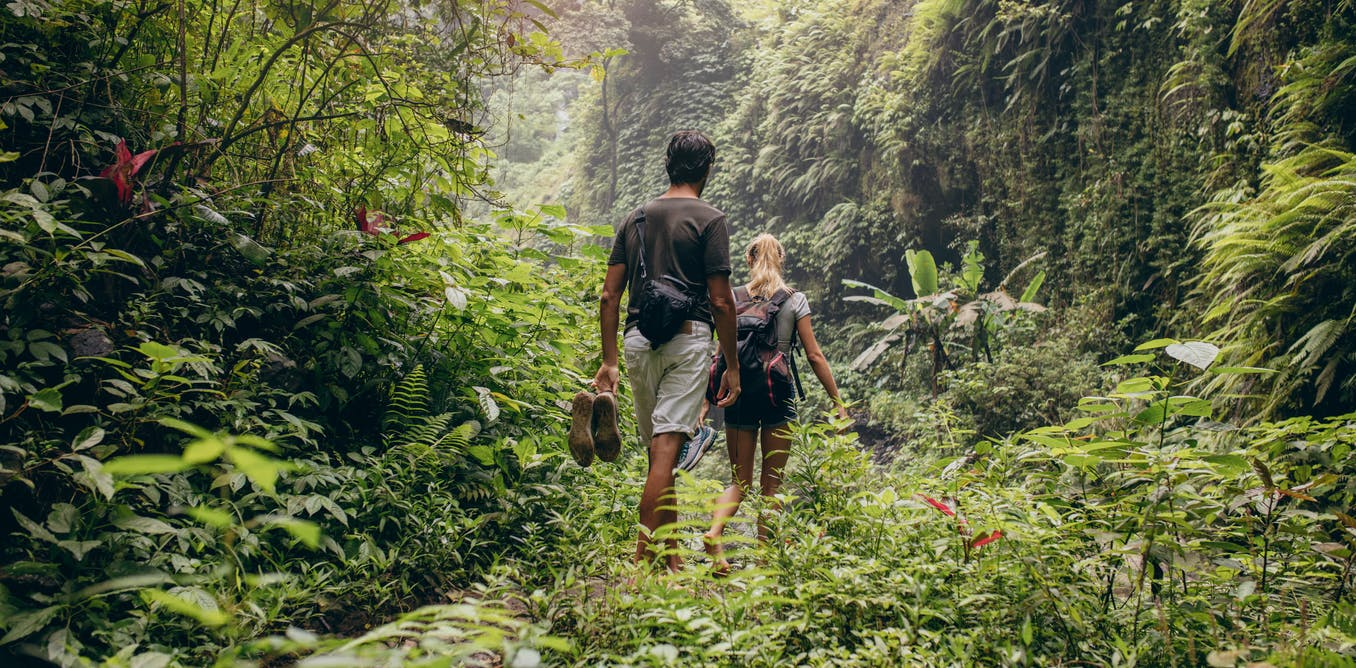
#> input picture humancounter/upload_test.jpg, 1356 x 668 px
$ python -i util_func.py   (imports and definitions only)
#> lines starting #> are read from the running program, lines starting #| are printed output that depends on the picture
import cv2
import imutils
import numpy as np
import argparse

HOGCV = cv2.HOGDescriptor()
# [1 line not run here, left out]

# [104 lines left out: functions detect, humanDetector, detectByCamera, detectByPathVideo, detectByCamera, detectByPathImage and 1 more, not called in this run]

def main(imageurl):
    HOGCV = cv2.HOGDescriptor()
    HOGCV.setSVMDetector(cv2.HOGDescriptor_getDefaultPeopleDetector())
    # args = argsParser()
    imagename = imageurl.split("/")[-1]
    args = {
        "image": imageurl,
        "video": None,
        "camera": "false",
        "output": "media/images/"+imagename+"_output.png"
    }
    humanDetector(args)
    return "/"+args['output']

>>> import cv2
>>> picture = cv2.imread('../../../../humancounter/upload_test.jpg', cv2.IMREAD_GRAYSCALE)
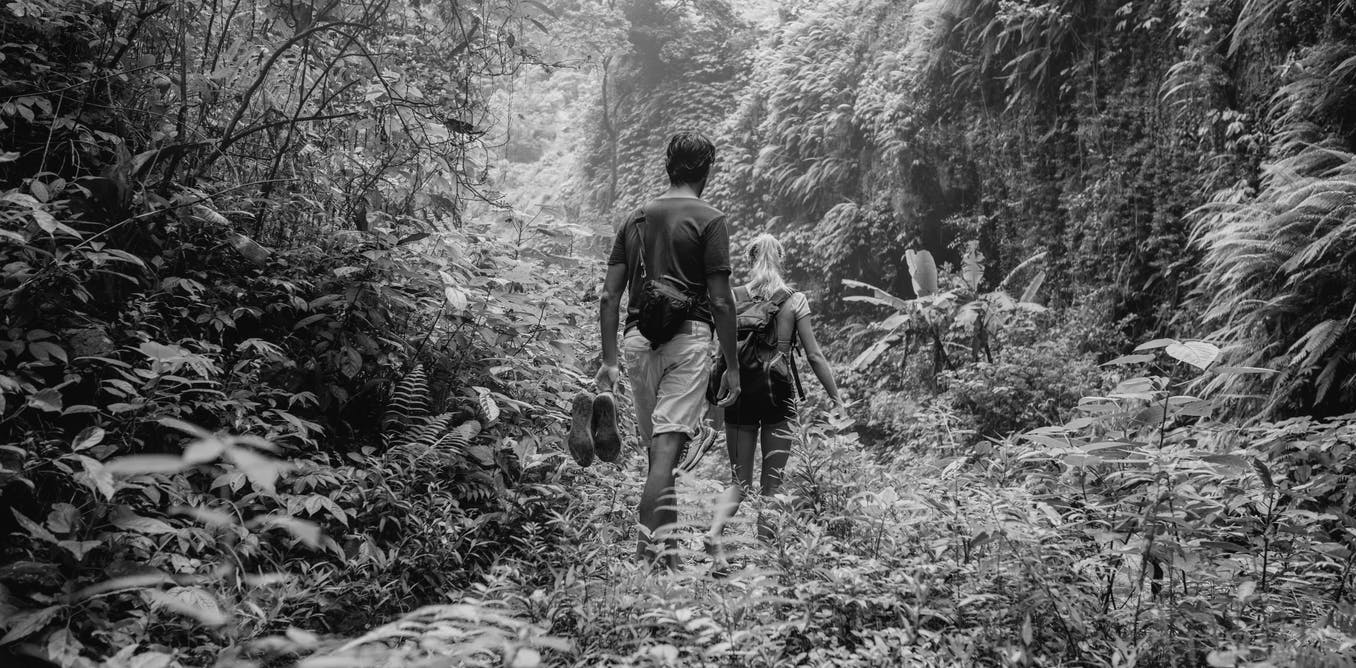
#> picture: shape (668, 1356); min 0, max 255, mean 91.9
#> (the run stopped early here; a loop or call above may not have finished)
